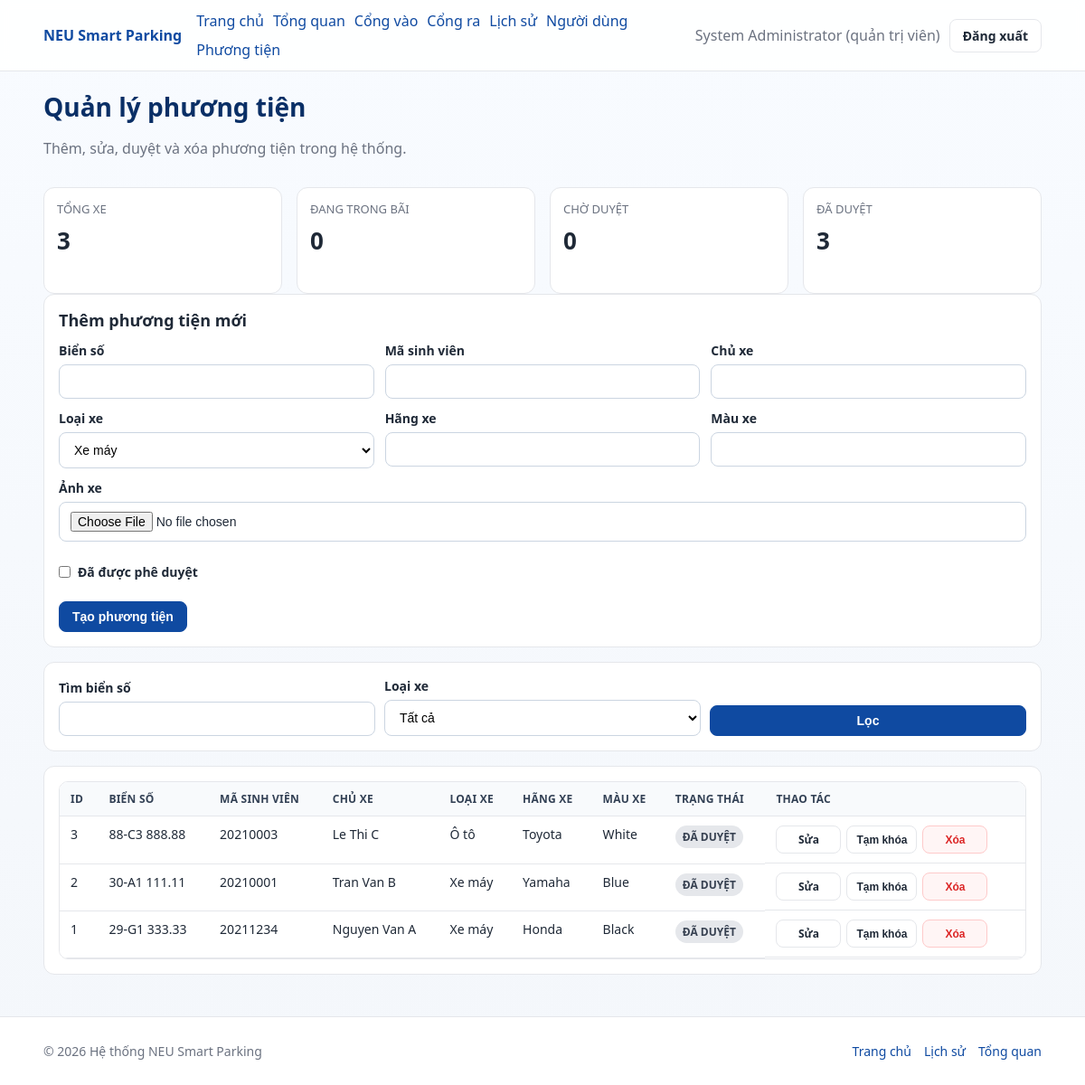
The page /admin/vehicles (signed in) on the database as committed earlier.
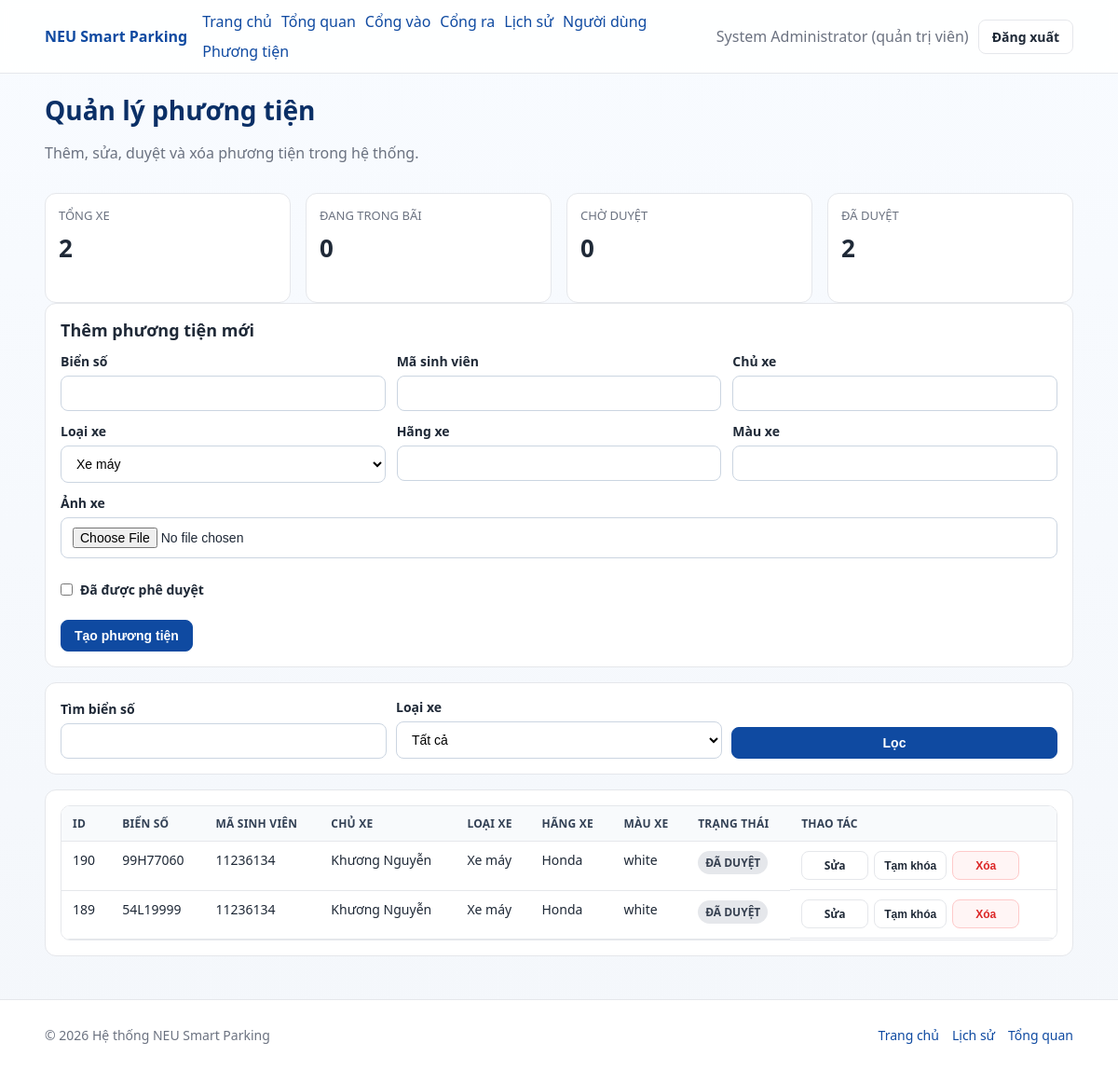
The same page on the database as committed later.
### tables this page shows
CREATE TABLE vehicles (
            id INTEGER PRIMARY KEY AUTOINCREMENT,
            plate TEXT UNIQUE NOT NULL,
            student_code TEXT NOT NULL,
            owner_name TEXT,
            vehicle_type TEXT NOT NULL DEFAULT 'motorbike',
            brand TEXT,
            color TEXT,
            image_path TEXT,
            is_active INTEGER NOT NULL DEFAULT 1,
            created_at TEXT DEFAULT CURRENT_TIMESTAMP
        );

### app.py (the view)
@app.route("/admin/vehicles")
@roles_required("admin")
def vehicles():
    plate = (request.args.get("plate") or "").strip()
    vehicle_type = (request.args.get("type") or "").strip()
    edit_vehicle_id = (request.args.get("edit") or "").strip()
    editing_vehicle = get_vehicle_by_id(int(edit_vehicle_id)) if edit_vehicle_id.isdigit() else None
    vehicles_rows = list_vehicles(plate=plate, vehicle_type=vehicle_type)
    active_map = _active_parking_map()
    context = {
        "vehicles": vehicles_rows,
        "total": int(_fetch_scalar("SELECT COUNT(*) FROM vehicles")),
        "in_parking": int(_fetch_scalar("SELECT COUNT(*) FROM parking_log WHERE time_out IS NULL")),
        "pending": int(_fetch_scalar("SELECT COUNT(*) FROM vehicles WHERE is_active=0")),
        "approved": int(_fetch_scalar("SELECT COUNT(*) FROM vehicles WHERE is_active=1")),
        "plate_filter": plate,
        "type_filter": vehicle_type,
        "active_map": active_map,
        "editing_vehicle": editing_vehicle,
        "vehicle_form": _vehicle_form_defaults(editing_vehicle),
    }
    return render_template("vehicles.html", **context)

### app.py (called while the page is built, shortened)
def _engine():
    return get_engine()

def _fetch_all(sql: str, params: dict | None = None):
    with _engine().connect() as conn:
        return conn.execute(text(sql), params or {}).fetchall()

def _fetch_scalar(sql: str, params: dict | None = None, default=0):
    with _engine().connect() as conn:
        value = conn.execute(text(sql), params or {}).scalar()
        return default if value is None else value

def _active_parking_map() -> dict[str, bool]:
    rows = _fetch_all("SELECT plate FROM parking_log WHERE time_out IS NULL")
    return {normalize_plate(row[0]): True for row in rows}

def _vehicle_form_defaults(data: dict | None = None) -> dict:
    payload = {
        "plate": "",
        "student_code": "",
        "owner_name": "",
        "vehicle_type": "motorbike",
        "brand": "",
        "color": "",
        "is_active": False,
    }
    return payload

def _translate_role(role: str | None) -> str:
    return {
        "admin": "quản trị viên",
        "guard": "bảo vệ",
        "student": "sinh viên",
    }.get((role or "").lower(), role or "-")

### templates/vehicles.html (shortened to what the changed rows need)
{% extends 'base.html' %}
{% block extra_css %}
<link rel="stylesheet" href="{{ url_for('static', filename='css/admin.css') }}">
{% endblock %}
{% block content %}
<section class="page-header">
    <div>
        <h1 class="page-title">Quản lý phương tiện</h1>
    </div>
</section>
<section class="grid grid-4">
    <article class="stat-card"><p class="stat-label">Tổng xe</p><p class="stat-value">{{ total }}</p></article>
    <article class="stat-card"><p class="stat-label">Đã duyệt</p><p class="stat-value">{{ approved }}</p></article>
</section>
<section class="section-card" id="vehicle-form">
    <h2 class="section-title">{{ 'Cập nhật phương tiện' if editing_vehicle else 'Thêm phương tiện mới' }}</h2>
</section>
<section class="section-card">
    <div class="table-wrapper">
        <table class="vehicles-table">
            <thead>
                <tr>
                    <th>ID</th>
                    <th>Biển số</th>
                    <th>Mã sinh viên</th>
                    <th>Chủ xe</th>
                    <th>Loại xe</th>
                    <th>Hãng xe</th>
                    <th>Màu xe</th>
                    <th>Trạng thái</th>
                    <th>Thao tác</th>
                </tr>
            </thead>
            <tbody>
                {% for vehicle in vehicles %}
                {% set plate_key = vehicle.plate.upper().replace('-', '').replace(' ', '').replace('.', '') %}
                <tr>
                    <td>{{ vehicle.id }}</td>
                    <td>{{ vehicle.plate }}</td>
                    <td>{{ vehicle.student_code }}</td>
                    <td>{{ vehicle.owner_name or '-' }}</td>
                    <td>{{ translate_vehicle_type(vehicle.vehicle_type) }}</td>
                    <td>{{ vehicle.brand or '-' }}</td>
                    <td>{{ vehicle.color or '-' }}</td>
                    <td>
                        {% if active_map.get(plate_key) %}
                            <span class="badge badge-success">ĐANG TRONG BÃI</span>
                        {% elif not vehicle.is_active %}
                            <span class="badge badge-warning">CHỜ DUYỆT</span>
                        {% else %}
                            <span class="badge badge-secondary">ĐÃ DUYỆT</span>
                        {% endif %}
                    </td>
                    <td class="actions-cell actions-stack vehicle-actions">
                        <a class="btn btn-secondary btn-small" href="{{ url_for('vehicles', edit=vehicle.id, plate=plate_filter, type=type_filter) }}#vehicle-form">Sửa</a>
                        <form method="post" action="{{ url_for('toggle_vehicle_route', vehicle_id=vehicle.id) }}">
                            <button class="btn btn-secondary btn-small" type="submit">{{ 'Tạm khóa' if vehicle.is_active else 'Kích hoạt' }}</button>
                        </form>
                        <form method="post" action="{{ url_for('delete_vehicle_route', vehicle_id=vehicle.id) }}" onsubmit="return confirm('Xóa phương tiện này?');">
                            <button class="btn btn-danger btn-small" type="submit">Xóa</button>
                        </form>
                    </td>
                </tr>
                {% else %}
                <tr>
                    <td colspan="9" class="muted">Không có dữ liệu phương tiện.</td>
                </tr>
                {% endfor %}
            </tbody>
        </table>
    </div>
</section>
{% endblock %}

Rows that differ between the two databases and show on the page:
removed vehicles: id "3", plate "88-C3 888.88", student_code "20210003", owner_name "Le Thi C", brand "Toyota", color "White", shows "ĐÃ DUYỆT", is_active "Tạm khóa"
removed vehicles: id "2", plate "30-A1 111.11", student_code "20210001", owner_name "Tran Van B", brand "Yamaha", color "Blue", shows "ĐÃ DUYỆT", is_active "Tạm khóa"
removed vehicles: id "1", plate "29-G1 333.33", student_code "20211234", owner_name "Nguyen Van A", brand "Honda", color "Black", shows "ĐÃ DUYỆT", is_active "Tạm khóa"
added vehicles: id "190", plate "99H77060", student_code "11236134", owner_name "Khương Nguyễn", brand "Honda", color "white", shows "ĐÃ DUYỆT", is_active "Tạm khóa"
added vehicles: id "189", plate "54L19999", student_code "11236134", owner_name "Khương Nguyễn", brand "Honda", color "white", shows "ĐÃ DUYỆT", is_active "Tạm khóa"
Other text that changed with them:
{{ total }}: "3" → "2"
{{ approved }}: "3" → "2"
